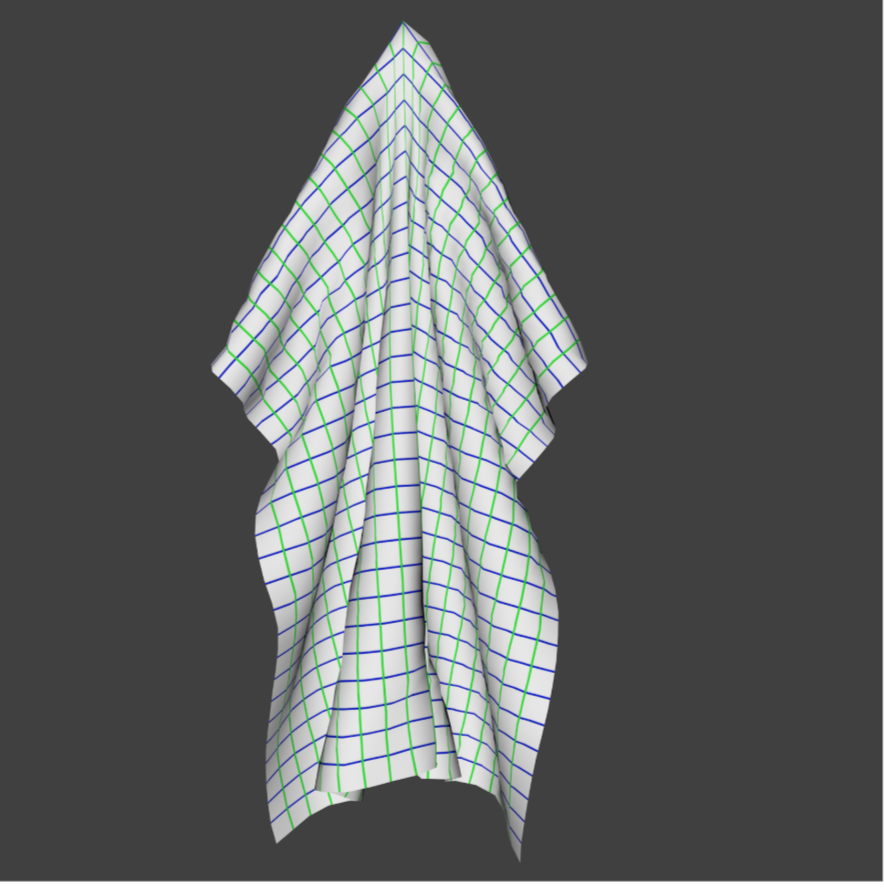
#> input picture input.png, 884 x 890 px
$ python code.py
#> lines starting #> are read from the running program, lines starting #| are printed output that depends on the picture; after the words box and inside, x2 and y2 are one past the last pixel; in counts of white or black regions, pixels touching at a corner belong together
import cv2
import numpy as np

frame = cv2.imread('input.png')
#> frame is the input picture: shape (890, 884, 3); mean B, G, R 97, 97.4, 94.5
#cv2.imshow('Original',frame)
hsv = cv2.cvtColor(frame, cv2.COLOR_BGR2HSV )
#> hsv: shape (890, 884, 3); mean H, S, V 10, 6.8, 99.5
#cv2.imshow('hsv',hsv)

lower_blue = np.array([50,50,50])
upper_blue = np.array([130,255,255])

#lower_green = np.array([30,0,0])
#upper_green = np.array([255,255,255])

mask = cv2.inRange(hsv, lower_blue, upper_blue)
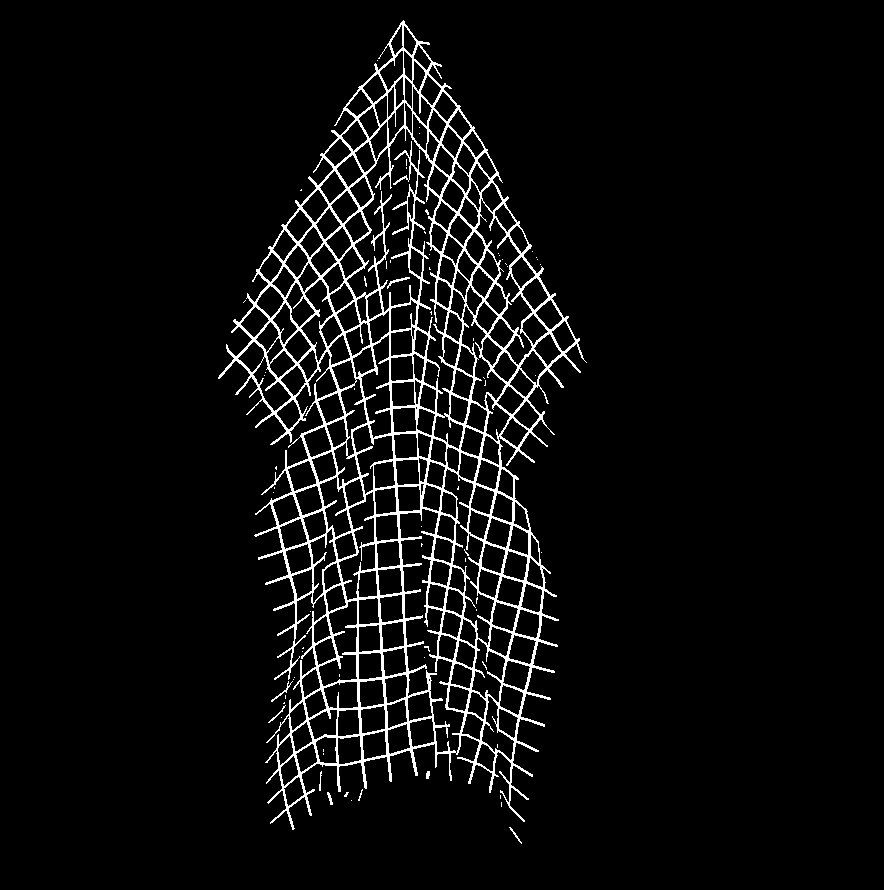
#> mask: shape (890, 884); 5.1% white in thin lines or dots, all inside (x1, y1, x2, y2) = (218, 20, 587, 844)
#mask = cv2.inRange(hsv, lower_green, upper_green)
res = cv2.bitwise_and(frame,frame, mask= mask)
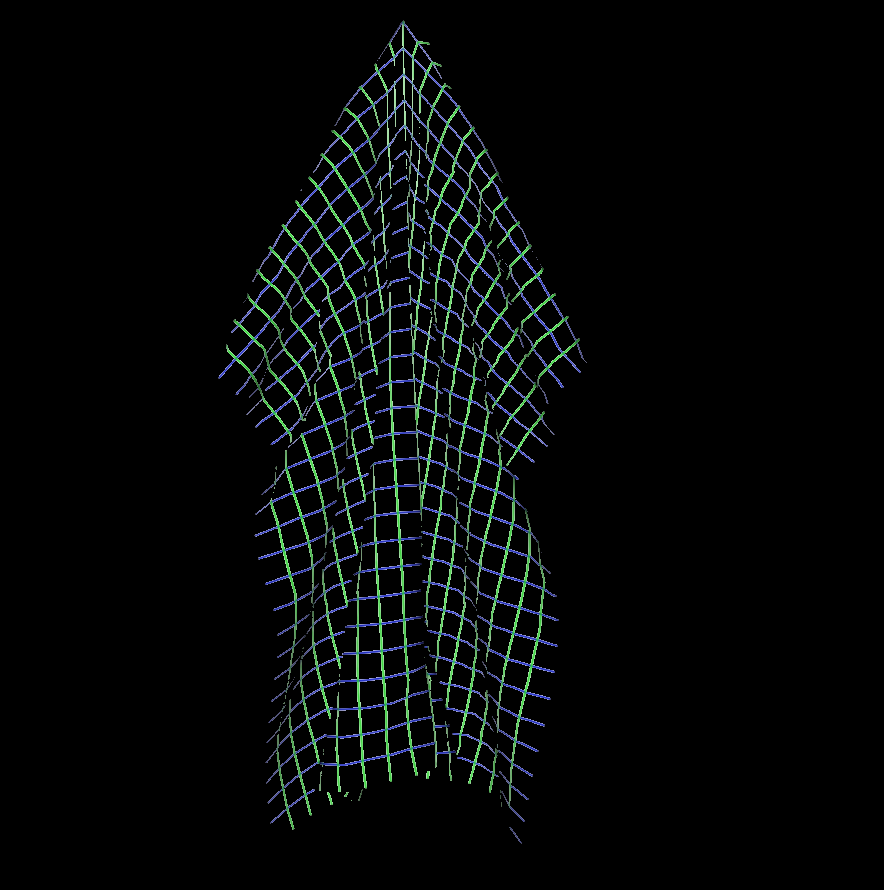
#> res: shape (890, 884, 3); mean B, G, R 7.5, 7.8, 5.3
#res[np.where((res == [255,0,0]).all(axis = 2))] = [255,255,255]
#res[np.where((res == [0,255,0]).all(axis = 2))] = [255,255,255]

kernel = np.ones((5,5),np.uint8)
erosion = cv2.erode(mask,kernel,iterations = 1)
#> erosion: shape (890, 884); every value is 0
dilation = cv2.dilate(mask,kernel,iterations = 1)
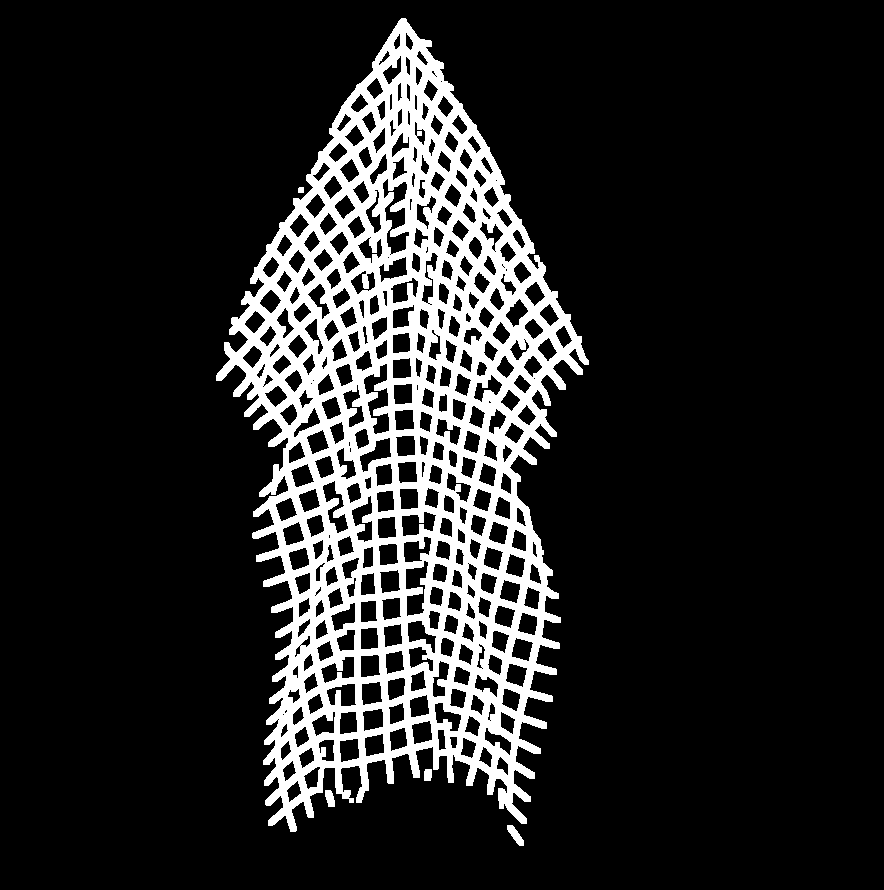
#> dilation: shape (890, 884); 14.7% white; 5 white regions, box (x1, y1, x2, y2) and area: (216, 18, 589, 832) 115505, (507, 825, 524, 846) 172, (325, 790, 335, 807) 129, (424, 769, 432, 781) 91, (298, 187, 304, 193) 35

frame[mask == 255] = [225, 225, 225]
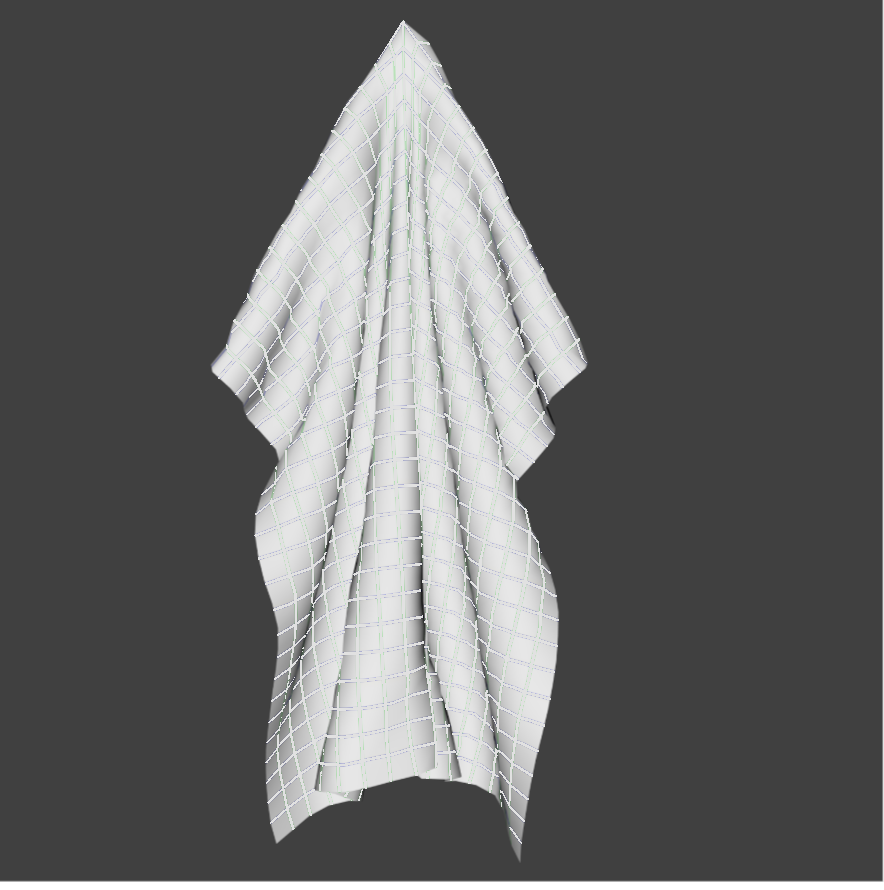
#> frame: shape (890, 884, 3); 5.14% of pixels changed, all inside (x1, y1, x2, y2) = (218, 20, 587, 844)

# [4 lines of commented-out code are left out]

cv2.imwrite('kushawa_output.png',frame)

# k = cv2.waitKey(0)
